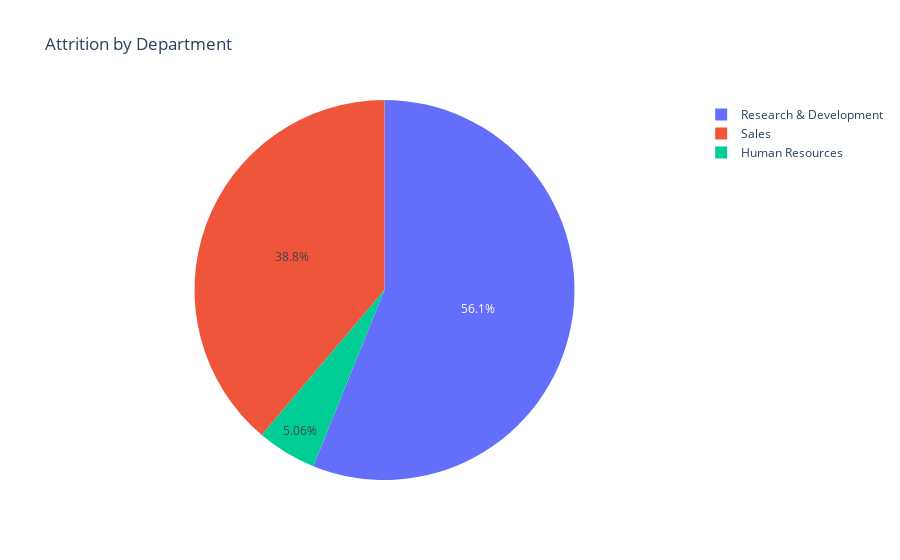

The notebook cell this image was saved under:
### Markdown cell above
The histogram of the percent salary hike for the employees whose Attrition == 'Yes' is plotted above and it shows that as the percent salary hike increases the attrition count decreases. This shows that employees who are not satisfied with the salary percent hike tend to leave the company.

### Code cell
# fig3 = px.pie(df[df['Attrition'] == 1],values = 'Attrition', names = 'Department',title = 'Attrition by Department')
# fig3.show()

### Figure 1 — Plotly figure (JSON) as saved in the notebook; plotly's stock layout.template omitted (floating-point values rounded to 4 significant figures; data arrays with more than 128 entries replaced by an {"elided": "..."} marker saying what was removed)
{"data": [{"domain": {"x": [0, 1], "y": [0, 1]}, "hovertemplate": "Department=%{label}<br>Attrition=%{value}<extra></extra>", "labels": {"elided": "237 str values"}, "legendgroup": "", "name": "", "showlegend": true, "type": "pie", "values": {"elided": "237 int values"}}], "layout": {"legend": {"tracegroupgap": 0}, "title": {"text": "Attrition by Department"}}}
